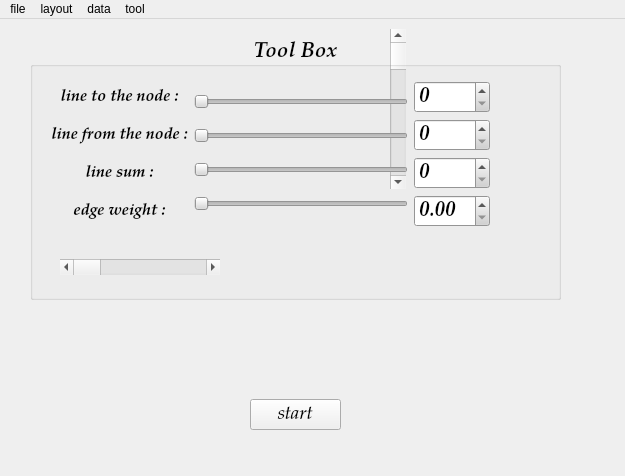
<?xml version="1.0" encoding="UTF-8"?>
<ui version="4.0">
 <class>MainWindow</class>
 <widget class="QMainWindow" name="MainWindow">
  <property name="geometry">
   <rect>
    <x>0</x>
    <y>0</y>
    <width>625</width>
    <height>476</height>
   </rect>
  </property>
  <property name="mouseTracking">
   <bool>true</bool>
  </property>
  <property name="windowTitle">
   <string>MainWindow</string>
  </property>
  <widget class="QWidget" name="centralWidget">
   <property name="mouseTracking">
    <bool>true</bool>
   </property>
   <widget class="QScrollBar" name="verticalScrollBar">
    <property name="geometry">
     <rect>
      <x>390</x>
      <y>10</y>
      <width>16</width>
      <height>160</height>
     </rect>
    </property>
    <property name="orientation">
     <enum>Qt::Vertical</enum>
    </property>
   </widget>
   <widget class="QScrollBar" name="horizontalScrollBar">
    <property name="geometry">
     <rect>
      <x>60</x>
      <y>240</y>
      <width>160</width>
      <height>16</height>
     </rect>
    </property>
    <property name="orientation">
     <enum>Qt::Horizontal</enum>
    </property>
   </widget>
   <widget class="QGroupBox" name="groupBox">
    <property name="geometry">
     <rect>
      <x>30</x>
      <y>20</y>
      <width>531</width>
      <height>261</height>
     </rect>
    </property>
    <property name="palette">
     <palette>
      <active>
       <colorrole role="WindowText">
        <brush brushstyle="SolidPattern">
         <color alpha="255">
          <red>0</red>
          <green>0</green>
          <blue>0</blue>
         </color>
        </brush>
       </colorrole>
       <colorrole role="Button">
        <brush brushstyle="SolidPattern">
         <color alpha="255">
          <red>208</red>
          <green>208</green>
          <blue>208</blue>
         </color>
        </brush>
       </colorrole>
       <colorrole role="Light">
        <brush brushstyle="SolidPattern">
         <color alpha="255">
          <red>255</red>
          <green>255</green>
          <blue>255</blue>
         </color>
        </brush>
       </colorrole>
       <colorrole role="Midlight">
        <brush brushstyle="SolidPattern">
         <color alpha="255">
          <red>231</red>
          <green>231</green>
          <blue>231</blue>
         </color>
        </brush>
       </colorrole>
       <colorrole role="Dark">
        <brush brushstyle="SolidPattern">
         <color alpha="255">
          <red>104</red>
          <green>104</green>
          <blue>104</blue>
         </color>
        </brush>
       </colorrole>
       <colorrole role="Mid">
        <brush brushstyle="SolidPattern">
         <color alpha="255">
          <red>139</red>
          <green>139</green>
          <blue>139</blue>
         </color>
        </brush>
       </colorrole>
       <colorrole role="Text">
        <brush brushstyle="SolidPattern">
         <color alpha="255">
          <red>0</red>
          <green>0</green>
          <blue>0</blue>
         </color>
        </brush>
       </colorrole>
       <colorrole role="BrightText">
        <brush brushstyle="SolidPattern">
         <color alpha="255">
          <red>255</red>
          <green>255</green>
          <blue>255</blue>
         </color>
        </brush>
       </colorrole>
       <colorrole role="ButtonText">
        <brush brushstyle="SolidPattern">
         <color alpha="255">
          <red>0</red>
          <green>0</green>
          <blue>0</blue>
         </color>
        </brush>
       </colorrole>
       <colorrole role="Base">
        <brush brushstyle="SolidPattern">
         <color alpha="255">
          <red>255</red>
          <green>255</green>
          <blue>255</blue>
         </color>
        </brush>
       </colorrole>
       <colorrole role="Window">
        <brush brushstyle="SolidPattern">
         <color alpha="255">
          <red>208</red>
          <green>208</green>
          <blue>208</blue>
         </color>
        </brush>
       </colorrole>
       <colorrole role="Shadow">
        <brush brushstyle="SolidPattern">
         <color alpha="255">
          <red>0</red>
          <green>0</green>
          <blue>0</blue>
         </color>
        </brush>
       </colorrole>
       <colorrole role="AlternateBase">
        <brush brushstyle="SolidPattern">
         <color alpha="255">
          <red>231</red>
          <green>231</green>
          <blue>231</blue>
         </color>
        </brush>
       </colorrole>
       <colorrole role="ToolTipBase">
        <brush brushstyle="SolidPattern">
         <color alpha="255">
          <red>255</red>
          <green>255</green>
          <blue>220</blue>
         </color>
        </brush>
       </colorrole>
       <colorrole role="ToolTipText">
        <brush brushstyle="SolidPattern">
         <color alpha="255">
          <red>0</red>
          <green>0</green>
          <blue>0</blue>
         </color>
        </brush>
       </colorrole>
      </active>
      <inactive>
       <colorrole role="WindowText">
        <brush brushstyle="SolidPattern">
         <color alpha="255">
          <red>0</red>
          <green>0</green>
          <blue>0</blue>
         </color>
        </brush>
       </colorrole>
       <colorrole role="Button">
        <brush brushstyle="SolidPattern">
         <color alpha="255">
          <red>208</red>
          <green>208</green>
          <blue>208</blue>
         </color>
        </brush>
       </colorrole>
       <colorrole role="Light">
        <brush brushstyle="SolidPattern">
         <color alpha="255">
          <red>255</red>
          <green>255</green>
          <blue>255</blue>
         </color>
        </brush>
       </colorrole>
       <colorrole role="Midlight">
        <brush brushstyle="SolidPattern">
         <color alpha="255">
          <red>231</red>
          <green>231</green>
          <blue>231</blue>
         </color>
        </brush>
       </colorrole>
       <colorrole role="Dark">
        <brush brushstyle="SolidPattern">
         <color alpha="255">
          <red>104</red>
          <green>104</green>
          <blue>104</blue>
         </color>
        </brush>
       </colorrole>
       <colorrole role="Mid">
        <brush brushstyle="SolidPattern">
         <color alpha="255">
          <red>139</red>
          <green>139</green>
          <blue>139</blue>
         </color>
        </brush>
       </colorrole>
       <colorrole role="Text">
        <brush brushstyle="SolidPattern">
         <color alpha="255">
          <red>0</red>
          <green>0</green>
          <blue>0</blue>
         </color>
        </brush>
       </colorrole>
       <colorrole role="BrightText">
        <brush brushstyle="SolidPattern">
         <color alpha="255">
          <red>255</red>
          <green>255</green>
          <blue>255</blue>
         </color>
        </brush>
       </colorrole>
       <colorrole role="ButtonText">
        <brush brushstyle="SolidPattern">
         <color alpha="255">
          <red>0</red>
          <green>0</green>
          <blue>0</blue>
         </color>
        </brush>
       </colorrole>
       <colorrole role="Base">
        <brush brushstyle="SolidPattern">
         <color alpha="255">
          <red>255</red>
          <green>255</green>
          <blue>255</blue>
         </color>
        </brush>
       </colorrole>
       <colorrole role="Window">
        <brush brushstyle="SolidPattern">
         <color alpha="255">
          <red>208</red>
          <green>208</green>
          <blue>208</blue>
         </color>
        </brush>
       </colorrole>
       <colorrole role="Shadow">
        <brush brushstyle="SolidPattern">
         <color alpha="255">
          <red>0</red>
          <green>0</green>
          <blue>0</blue>
         </color>
        </brush>
       </colorrole>
       <colorrole role="AlternateBase">
        <brush brushstyle="SolidPattern">
         <color alpha="255">
          <red>231</red>
          <green>231</green>
          <blue>231</blue>
         </color>
        </brush>
       </colorrole>
       <colorrole role="ToolTipBase">
        <brush brushstyle="SolidPattern">
         <color alpha="255">
          <red>255</red>
          <green>255</green>
          <blue>220</blue>
         </color>
        </brush>
       </colorrole>
       <colorrole role="ToolTipText">
        <brush brushstyle="SolidPattern">
         <color alpha="255">
          <red>0</red>
          <green>0</green>
          <blue>0</blue>
         </color>
        </brush>
       </colorrole>
      </inactive>
      <disabled>
       <colorrole role="WindowText">
        <brush brushstyle="SolidPattern">
         <color alpha="255">
          <red>104</red>
          <green>104</green>
          <blue>104</blue>
         </color>
        </brush>
       </colorrole>
       <colorrole role="Button">
        <brush brushstyle="SolidPattern">
         <color alpha="255">
          <red>208</red>
          <green>208</green>
          <blue>208</blue>
         </color>
        </brush>
       </colorrole>
       <colorrole role="Light">
        <brush brushstyle="SolidPattern">
         <color alpha="255">
          <red>255</red>
          <green>255</green>
          <blue>255</blue>
         </color>
        </brush>
       </colorrole>
       <colorrole role="Midlight">
        <brush brushstyle="SolidPattern">
         <color alpha="255">
          <red>231</red>
          <green>231</green>
          <blue>231</blue>
         </color>
        </brush>
       </colorrole>
       <colorrole role="Dark">
        <brush brushstyle="SolidPattern">
         <color alpha="255">
          <red>104</red>
          <green>104</green>
          <blue>104</blue>
         </color>
        </brush>
       </colorrole>
       <colorrole role="Mid">
        <brush brushstyle="SolidPattern">
         <color alpha="255">
          <red>139</red>
          <green>139</green>
          <blue>139</blue>
         </color>
        </brush>
       </colorrole>
       <colorrole role="Text">
        <brush brushstyle="SolidPattern">
         <color alpha="255">
          <red>104</red>
          <green>104</green>
          <blue>104</blue>
         </color>
        </brush>
       </colorrole>
       <colorrole role="BrightText">
        <brush brushstyle="SolidPattern">
         <color alpha="255">
          <red>255</red>
          <green>255</green>
          <blue>255</blue>
         </color>
        </brush>
       </colorrole>
       <colorrole role="ButtonText">
        <brush brushstyle="SolidPattern">
         <color alpha="255">
          <red>104</red>
          <green>104</green>
          <blue>104</blue>
         </color>
        </brush>
       </colorrole>
       <colorrole role="Base">
        <brush brushstyle="SolidPattern">
         <color alpha="255">
          <red>208</red>
          <green>208</green>
          <blue>208</blue>
         </color>
        </brush>
       </colorrole>
       <colorrole role="Window">
        <brush brushstyle="SolidPattern">
         <color alpha="255">
          <red>208</red>
          <green>208</green>
          <blue>208</blue>
         </color>
        </brush>
       </colorrole>
       <colorrole role="Shadow">
        <brush brushstyle="SolidPattern">
         <color alpha="255">
          <red>0</red>
          <green>0</green>
          <blue>0</blue>
         </color>
        </brush>
       </colorrole>
       <colorrole role="AlternateBase">
        <brush brushstyle="SolidPattern">
         <color alpha="255">
          <red>208</red>
          <green>208</green>
          <blue>208</blue>
         </color>
        </brush>
       </colorrole>
       <colorrole role="ToolTipBase">
        <brush brushstyle="SolidPattern">
         <color alpha="255">
          <red>255</red>
          <green>255</green>
          <blue>220</blue>
         </color>
        </brush>
       </colorrole>
       <colorrole role="ToolTipText">
        <brush brushstyle="SolidPattern">
         <color alpha="255">
          <red>0</red>
          <green>0</green>
          <blue>0</blue>
         </color>
        </brush>
       </colorrole>
      </disabled>
     </palette>
    </property>
    <property name="font">
     <font>
      <family>Palatino Linotype</family>
      <pointsize>16</pointsize>
      <weight>75</weight>
      <italic>true</italic>
      <bold>true</bold>
     </font>
    </property>
    <property name="title">
     <string>Tool Box</string>
    </property>
    <property name="alignment">
     <set>Qt::AlignCenter</set>
    </property>
    <widget class="QWidget" name="verticalLayoutWidget_3">
     <property name="geometry">
      <rect>
       <x>10</x>
       <y>20</y>
       <width>461</width>
       <height>191</height>
      </rect>
     </property>
     <layout class="QVBoxLayout" name="tool_box_layout">
      <item>
       <layout class="QHBoxLayout" name="horizontalLayout">
        <item>
         <layout class="QVBoxLayout" name="verticalLayout_2">
          <item>
           <widget class="QLabel" name="label_2">
            <property name="font">
             <font>
              <family>Palatino Linotype</family>
              <pointsize>12</pointsize>
              <italic>true</italic>
             </font>
            </property>
            <property name="text">
             <string>line to the node :</string>
            </property>
            <property name="alignment">
             <set>Qt::AlignCenter</set>
            </property>
           </widget>
          </item>
          <item>
           <widget class="QLabel" name="label_4">
            <property name="font">
             <font>
              <family>Palatino Linotype</family>
              <pointsize>12</pointsize>
              <italic>true</italic>
             </font>
            </property>
            <property name="text">
             <string>line from the node :</string>
            </property>
            <property name="alignment">
             <set>Qt::AlignCenter</set>
            </property>
           </widget>
          </item>
          <item>
           <widget class="QLabel" name="label_5">
            <property name="font">
             <font>
              <family>Palatino Linotype</family>
              <pointsize>12</pointsize>
              <italic>true</italic>
             </font>
            </property>
            <property name="text">
             <string>line sum :</string>
            </property>
            <property name="alignment">
             <set>Qt::AlignCenter</set>
            </property>
           </widget>
          </item>
          <item>
           <widget class="QLabel" name="label_3">
            <property name="font">
             <font>
              <family>Palatino Linotype</family>
              <pointsize>12</pointsize>
              <italic>true</italic>
             </font>
            </property>
            <property name="text">
             <string>edge weight :</string>
            </property>
            <property name="alignment">
             <set>Qt::AlignCenter</set>
            </property>
           </widget>
          </item>
         </layout>
        </item>
        <item>
         <layout class="QVBoxLayout" name="verticalLayout">
          <item>
           <widget class="QSlider" name="node_out_slider">
            <property name="orientation">
             <enum>Qt::Horizontal</enum>
            </property>
           </widget>
          </item>
          <item>
           <widget class="QSlider" name="node_in_slider">
            <property name="orientation">
             <enum>Qt::Horizontal</enum>
            </property>
           </widget>
          </item>
          <item>
           <widget class="QSlider" name="node_sum_slider">
            <property name="orientation">
             <enum>Qt::Horizontal</enum>
            </property>
           </widget>
          </item>
          <item>
           <widget class="QSlider" name="weight_slider">
            <property name="orientation">
             <enum>Qt::Horizontal</enum>
            </property>
           </widget>
          </item>
         </layout>
        </item>
        <item>
         <layout class="QVBoxLayout" name="verticalLayout_5">
          <item>
           <widget class="QSpinBox" name="toSpinBox"/>
          </item>
          <item>
           <widget class="QSpinBox" name="fromSpinBox"/>
          </item>
          <item>
           <widget class="QSpinBox" name="sumSpinBox"/>
          </item>
          <item>
           <widget class="QDoubleSpinBox" name="weightSpinBox"/>
          </item>
         </layout>
        </item>
       </layout>
      </item>
     </layout>
    </widget>
   </widget>
   <widget class="QPushButton" name="start_btn">
    <property name="geometry">
     <rect>
      <x>250</x>
      <y>380</y>
      <width>91</width>
      <height>31</height>
     </rect>
    </property>
    <property name="palette">
     <palette>
      <active>
       <colorrole role="Button">
        <brush brushstyle="SolidPattern">
         <color alpha="0">
          <red>240</red>
          <green>240</green>
          <blue>240</blue>
         </color>
        </brush>
       </colorrole>
      </active>
      <inactive>
       <colorrole role="Button">
        <brush brushstyle="SolidPattern">
         <color alpha="0">
          <red>240</red>
          <green>240</green>
          <blue>240</blue>
         </color>
        </brush>
       </colorrole>
      </inactive>
      <disabled>
       <colorrole role="Button">
        <brush brushstyle="SolidPattern">
         <color alpha="0">
          <red>240</red>
          <green>240</green>
          <blue>240</blue>
         </color>
        </brush>
       </colorrole>
      </disabled>
     </palette>
    </property>
    <property name="font">
     <font>
      <family>Palatino Linotype</family>
      <pointsize>14</pointsize>
      <italic>true</italic>
     </font>
    </property>
    <property name="text">
     <string>start</string>
    </property>
   </widget>
  </widget>
  <widget class="QMenuBar" name="menuBar">
   <property name="geometry">
    <rect>
     <x>0</x>
     <y>0</y>
     <width>625</width>
     <height>26</height>
    </rect>
   </property>
   <widget class="QMenu" name="menuFiel">
    <property name="maximumSize">
     <size>
      <width>159</width>
      <height>150</height>
     </size>
    </property>
    <property name="title">
     <string>file</string>
    </property>
    <widget class="QMenu" name="menuSave_data">
     <property name="title">
      <string>save data</string>
     </property>
     <addaction name="actionSave_paper_node"/>
     <addaction name="actionSave_paper_edge"/>
     <addaction name="actionSave_topic_node"/>
     <addaction name="actionSave_topic_edge"/>
     <addaction name="actionSave_document_node"/>
    </widget>
    <widget class="QMenu" name="menuLoad_data">
     <property name="title">
      <string>load data</string>
     </property>
     <addaction name="actionLoad_paper_node"/>
     <addaction name="actionLoad_paper_edge"/>
     <addaction name="actionLoad_topic_node"/>
     <addaction name="actionLoad_topic_edge"/>
     <addaction name="actionLoad_document_node"/>
    </widget>
    <addaction name="actionSave"/>
    <addaction name="menuSave_data"/>
    <addaction name="actionLoad_layout"/>
    <addaction name="menuLoad_data"/>
   </widget>
   <widget class="QMenu" name="menuChange">
    <property name="title">
     <string>layout</string>
    </property>
    <addaction name="actionCircular"/>
    <addaction name="actionForce"/>
    <addaction name="actionPass_through"/>
    <addaction name="actionFast_2D"/>
    <addaction name="actionRandom"/>
    <addaction name="actionSimple_2D"/>
    <addaction name="actionClustering_2D"/>
    <addaction name="actionCone"/>
    <addaction name="actionCommunity_2D"/>
    <addaction name="actionStart"/>
   </widget>
   <widget class="QMenu" name="menuChange_mode">
    <property name="title">
     <string>data</string>
    </property>
    <addaction name="actionPaper"/>
    <addaction name="actionTopic"/>
   </widget>
   <widget class="QMenu" name="menuTool">
    <property name="title">
     <string>tool</string>
    </property>
    <addaction name="actionFilter"/>
    <addaction name="actionSearch"/>
    <addaction name="actionEdge_bundling"/>
    <addaction name="actionReset"/>
    <addaction name="actionInteraction_edge_bundling"/>
    <addaction name="actionCartoon"/>
   </widget>
   <addaction name="menuFiel"/>
   <addaction name="menuChange"/>
   <addaction name="menuChange_mode"/>
   <addaction name="menuTool"/>
  </widget>
  <action name="actionCircular">
   <property name="text">
    <string>circular</string>
   </property>
  </action>
  <action name="actionForce">
   <property name="text">
    <string>force directed</string>
   </property>
  </action>
  <action name="actionPaper">
   <property name="text">
    <string>paper</string>
   </property>
  </action>
  <action name="actionTopic">
   <property name="text">
    <string>topic</string>
   </property>
  </action>
  <action name="actionFilter">
   <property name="text">
    <string>filter</string>
   </property>
  </action>
  <action name="actionSearch">
   <property name="text">
    <string>search</string>
   </property>
  </action>
  <action name="actionPass_through">
   <property name="text">
    <string>pass through</string>
   </property>
  </action>
  <action name="actionFast_2D">
   <property name="text">
    <string>fast 2D</string>
   </property>
  </action>
  <action name="actionRandom">
   <property name="text">
    <string>random</string>
   </property>
  </action>
  <action name="actionSimple_2D">
   <property name="text">
    <string>simple 2D</string>
   </property>
  </action>
  <action name="actionClustering_2D">
   <property name="text">
    <string>clustering 2D</string>
   </property>
  </action>
  <action name="actionCone">
   <property name="text">
    <string>new layout</string>
   </property>
  </action>
  <action name="actionCommunity_2D">
   <property name="text">
    <string>line layout</string>
   </property>
  </action>
  <action name="actionSave">
   <property name="text">
    <string>save layout</string>
   </property>
  </action>
  <action name="actionLoad_layout">
   <property name="text">
    <string>load layout</string>
   </property>
  </action>
  <action name="actionStart">
   <property name="text">
    <string>start</string>
   </property>
  </action>
  <action name="actionEdge_bundling">
   <property name="text">
    <string>edge bundling</string>
   </property>
  </action>
  <action name="actionSave_paper_node">
   <property name="text">
    <string>save paper node</string>
   </property>
  </action>
  <action name="actionSave_paper_edge">
   <property name="text">
    <string>save paper edge</string>
   </property>
  </action>
  <action name="actionSave_topic_node">
   <property name="text">
    <string>save topic node</string>
   </property>
  </action>
  <action name="actionSave_topic_edge">
   <property name="text">
    <string>save topic edge</string>
   </property>
  </action>
  <action name="actionSave_document_node">
   <property name="text">
    <string>save document node</string>
   </property>
  </action>
  <action name="actionLoad_paper_node">
   <property name="text">
    <string>load paper node</string>
   </property>
  </action>
  <action name="actionLoad_paper_edge">
   <property name="text">
    <string>load paper edge</string>
   </property>
  </action>
  <action name="actionLoad_topic_node">
   <property name="text">
    <string>load topic node</string>
   </property>
  </action>
  <action name="actionLoad_topic_edge">
   <property name="text">
    <string>load topic edge</string>
   </property>
  </action>
  <action name="actionLoad_document_node">
   <property name="text">
    <string>load document node</string>
   </property>
  </action>
  <action name="actionReset">
   <property name="text">
    <string>reset</string>
   </property>
  </action>
  <action name="actionInteraction_edge_bundling">
   <property name="text">
    <string>interaction edge bundling</string>
   </property>
  </action>
  <action name="actionCartoon">
   <property name="text">
    <string>cartoon</string>
   </property>
  </action>
 </widget>
 <layoutdefault spacing="6" margin="11"/>
 <resources/>
 <connections/>
</ui>
